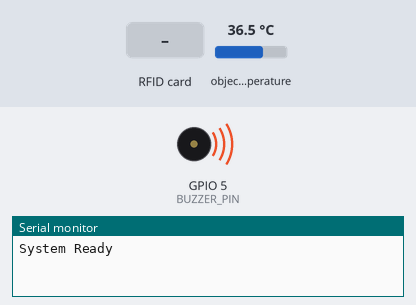
Bench run of a sketch on a simulated ESP32. Parts: buzzer (waves = sounding, pin HIGH), the last lines printed to the serial monitor. The test bench sets the inputs (shaded band); at power-on: object temperature 36.5 °C.

Above: at 1.2 s.
1.3 s: RFID card CE 55 97 D9 held to the reader
At 1.5 s:
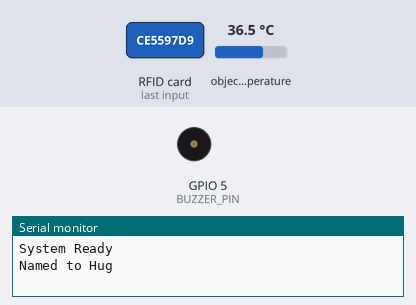
4.1 s: RFID card 8E 2C 72 5B held to the reader
At 5.1 s:
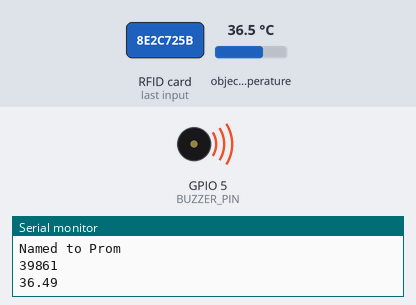
5.7 s: RFID card AE DE AD D9 held to the reader
At 6.7 s:
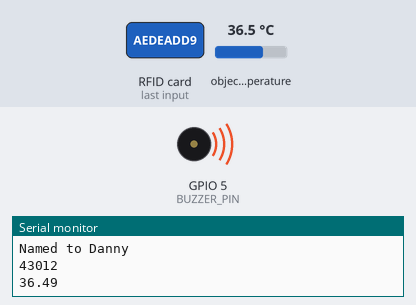
Timing chart, 0 to 8.7 s (numbered marks = the images above; inputs shaded):
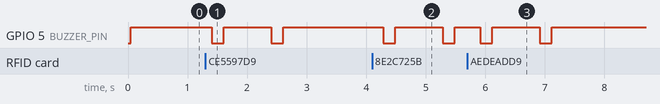

The sketch:

UNO.ino
```cpp
#include <Wire.h>
#include <Adafruit_MLX90614.h>
#include <SoftwareSerial.h>
#include <SPI.h>
#include "MFRC522.h"

// Pin definitions
const int BUZZER_PIN = 5;
const int RST_PIN = 9;
const int SS_PIN = 10;
const int RX_PIN = 2;
const int TX_PIN = 3;

// Configuration
const float TEMP_THRESHOLD = 37.5;
const int SERIAL_BAUD = 9600;
const int UNOSERIAL_BAUD = 57600;
const int BUZZER_DELAY = 200;

// RFID card structure
struct RFIDCard {
    const char* uid;
    const char* name;
    long studentId;
};

// RFID cards database
const RFIDCard CARDS[] = {
    {"CE 55 97 D9", "Hug", 39056},
    {"8E 2C 72 5B", "Prom", 39861},
    {"AE DE AD D9", "Danny", 43012},
    {"3E E8 5E 5B", "Beau", 36939},
    {"47 7F 3B 21", "Mei-mei", 43013},
    {"97 98 22 30", "Cake", 42437},
    {"67 85 B6 46", "Google", 37105},
    {"97 44 42 21", "Aum", 36954},
    {"67 01 22 30", "Minnie", 44872}
};

// Initialize components
Adafruit_MLX90614 mlx = Adafruit_MLX90614();
SoftwareSerial UnoSerial(RX_PIN, TX_PIN);
MFRC522 mfrc522(SS_PIN, RST_PIN);

// Global variables
int state = 1;
long currentStudentId = 0;
float temperature = 0;

void setupPins() {
    pinMode(RX_PIN, INPUT);
    pinMode(TX_PIN, OUTPUT);
    pinMode(BUZZER_PIN, OUTPUT);
}

void setupCommunication() {
    Serial.begin(SERIAL_BAUD);
    UnoSerial.begin(UNOSERIAL_BAUD);
    SPI.begin();
}

String readRFIDCard() {
    String content = "";
    for (byte i = 0; i < mfrc522.uid.size; i++) {
        content.concat(String(mfrc522.uid.uidByte[i] < 0x10 ? " 0" : " "));
        content.concat(String(mfrc522.uid.uidByte[i], HEX));
    }
    content.toUpperCase();
    return content.substring(1);
}

const RFIDCard* findCard(const String& uid) {
    for (const auto& card : CARDS) {
        if (uid == card.uid) {
            return &card;
        }
    }
    return nullptr;
}

void playBuzzerPattern(int beeps) {
    for (int i = 0; i < beeps; i++) {
        digitalWrite(BUZZER_PIN, LOW);
        delay(BUZZER_DELAY);
        digitalWrite(BUZZER_PIN, HIGH);
        delay(BUZZER_DELAY);
    }
}

void handleRFIDScan() {
    if (mfrc522.PICC_IsNewCardPresent() && mfrc522.PICC_ReadCardSerial()) {
        String rfid = readRFIDCard();
        const RFIDCard* card = findCard(rfid);

        if (card) {
            Serial.printf("Named to %s\n", card->name);
            currentStudentId = card->studentId;
            state = 2;
        } else {
            Serial.println("Not Registered");
        }
    }
    delay(100);
}

void measureTemperature() {
    playBuzzerPattern(1);

    temperature = mlx.readObjectTempC();

    UnoSerial.print("\n");
    UnoSerial.print(temperature);
    delay(100);
    UnoSerial.print("\r");
    UnoSerial.print(currentStudentId);

    Serial.println(currentStudentId);
    Serial.println(temperature);

    delay(500);
    state = 3;
}

void handleTemperatureAlert() {
    if (temperature >= TEMP_THRESHOLD) {
        playBuzzerPattern(3);
    }
    playBuzzerPattern(1);
    state = 1;
}

void setup() {
    setupPins();
    setupCommunication();
    mfrc522.PCD_Init();
    mlx.begin();

    digitalWrite(BUZZER_PIN, HIGH);
    Serial.println("System Ready");
}

void loop() {
    switch (state) {
        case 1:
            handleRFIDScan();
            break;

        case 2:
            measureTemperature();
            break;

        case 3:
            handleTemperatureAlert();
            break;
    }
}
```

Measured:
- after the input at 1.3 s, GPIO 5 (BUZZER_PIN): alternates HIGH for 0.80 s and LOW for 0.20 s, 4 changes in all, then stays HIGH, starting after 0.10 s
- after the input at 4.1 s, GPIO 5 (BUZZER_PIN): alternates HIGH for 0.80 s and LOW for 0.20 s, starting after 0.18 s
- after the input at 5.7 s, GPIO 5 (BUZZER_PIN): alternates HIGH for 0.80 s and LOW for 0.20 s, 4 changes in all, then stays HIGH, starting after 0.21 s
